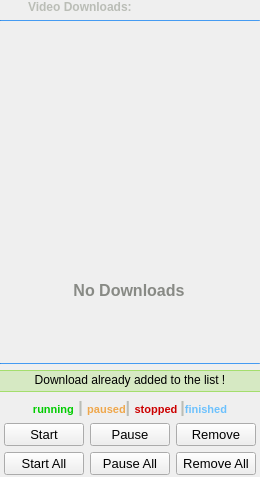
<?xml version="1.0" encoding="UTF-8"?>
<ui version="4.0">
 <class>Widget</class>
 <widget class="QWidget" name="Widget">
  <property name="geometry">
   <rect>
    <x>0</x>
    <y>0</y>
    <width>260</width>
    <height>477</height>
   </rect>
  </property>
  <property name="windowTitle">
   <string>Widget</string>
  </property>
  <property name="styleSheet">
   <string notr="true"/>
  </property>
  <layout class="QVBoxLayout" name="verticalLayout">
   <property name="leftMargin">
    <number>0</number>
   </property>
   <property name="topMargin">
    <number>0</number>
   </property>
   <property name="rightMargin">
    <number>0</number>
   </property>
   <property name="bottomMargin">
    <number>2</number>
   </property>
   <item>
    <layout class="QHBoxLayout" name="horizontalLayout">
     <property name="leftMargin">
      <number>4</number>
     </property>
     <property name="topMargin">
      <number>0</number>
     </property>
     <item>
      <widget class="QLabel" name="label">
       <property name="maximumSize">
        <size>
         <width>18</width>
         <height>18</height>
        </size>
       </property>
       <property name="text">
        <string/>
       </property>
       <property name="pixmap">
        <pixmap resource="icons.qrc">:/icons/sidebar/video.png</pixmap>
       </property>
       <property name="scaledContents">
        <bool>true</bool>
       </property>
      </widget>
     </item>
     <item>
      <widget class="QLabel" name="label_6">
       <property name="text">
        <string>&lt;html&gt;&lt;head/&gt;&lt;body&gt;&lt;p&gt;&lt;span style=&quot; font-weight:600; color:#babdb6;&quot;&gt;Video Downloads:&lt;/span&gt;&lt;/p&gt;&lt;/body&gt;&lt;/html&gt;</string>
       </property>
      </widget>
     </item>
    </layout>
   </item>
   <item>
    <widget class="Line" name="line">
     <property name="minimumSize">
      <size>
       <width>0</width>
       <height>1</height>
      </size>
     </property>
     <property name="maximumSize">
      <size>
       <width>16777215</width>
       <height>1</height>
      </size>
     </property>
     <property name="styleSheet">
      <string notr="true">
background-color: rgba(42,130,218,169);</string>
     </property>
     <property name="orientation">
      <enum>Qt::Horizontal</enum>
     </property>
    </widget>
   </item>
   <item>
    <layout class="QVBoxLayout" name="verticalLayout_2">
     <property name="leftMargin">
      <number>2</number>
     </property>
     <property name="topMargin">
      <number>0</number>
     </property>
     <property name="rightMargin">
      <number>4</number>
     </property>
     <property name="bottomMargin">
      <number>0</number>
     </property>
     <item>
      <widget class="QListWidget" name="downloadList">
       <property name="styleSheet">
        <string notr="true">QListWidget{
	background-color: transparent;
	border:none;
}

QScrollBar:vertical {
	   background-color: transparent;
	   border:none;
       width: 10px;
       margin: 22px 0 22px 0;
   }
   QScrollBar::handle:vertical {
       background: grey;
       min-height: 20px;
   }</string>
       </property>
       <property name="frameShape">
        <enum>QFrame::NoFrame</enum>
       </property>
       <property name="frameShadow">
        <enum>QFrame::Plain</enum>
       </property>
       <property name="horizontalScrollBarPolicy">
        <enum>Qt::ScrollBarAlwaysOff</enum>
       </property>
       <property name="editTriggers">
        <set>QAbstractItemView::NoEditTriggers</set>
       </property>
       <property name="showDropIndicator" stdset="0">
        <bool>false</bool>
       </property>
       <property name="dragDropMode">
        <enum>QAbstractItemView::NoDragDrop</enum>
       </property>
       <property name="defaultDropAction">
        <enum>Qt::IgnoreAction</enum>
       </property>
       <property name="verticalScrollMode">
        <enum>QAbstractItemView::ScrollPerPixel</enum>
       </property>
       <property name="horizontalScrollMode">
        <enum>QAbstractItemView::ScrollPerPixel</enum>
       </property>
       <property name="movement">
        <enum>QListView::Static</enum>
       </property>
       <property name="spacing">
        <number>3</number>
       </property>
       <property name="uniformItemSizes">
        <bool>true</bool>
       </property>
       <property name="selectionRectVisible">
        <bool>false</bool>
       </property>
      </widget>
     </item>
     <item>
      <widget class="QLabel" name="no_download_label">
       <property name="sizePolicy">
        <sizepolicy hsizetype="Expanding" vsizetype="Expanding">
         <horstretch>0</horstretch>
         <verstretch>0</verstretch>
        </sizepolicy>
       </property>
       <property name="text">
        <string>&lt;html&gt;&lt;head/&gt;&lt;body&gt;&lt;p align=&quot;center&quot;&gt;&lt;img src=&quot;:/icons/download_widget/empty.png&quot;/&gt;&lt;/p&gt;&lt;p align=&quot;center&quot;&gt;&lt;span style=&quot; font-size:12pt; font-weight:600; color:#888a85;&quot;&gt;No Downloads&lt;/span&gt;&lt;/p&gt;&lt;/body&gt;&lt;/html&gt;</string>
       </property>
       <property name="alignment">
        <set>Qt::AlignCenter</set>
       </property>
      </widget>
     </item>
    </layout>
   </item>
   <item>
    <widget class="Line" name="line_2">
     <property name="minimumSize">
      <size>
       <width>0</width>
       <height>1</height>
      </size>
     </property>
     <property name="maximumSize">
      <size>
       <width>16777215</width>
       <height>1</height>
      </size>
     </property>
     <property name="styleSheet">
      <string notr="true">
background-color: rgba(42,130,218,169);</string>
     </property>
     <property name="orientation">
      <enum>Qt::Horizontal</enum>
     </property>
    </widget>
   </item>
   <item>
    <widget class="QLabel" name="already_added">
     <property name="styleSheet">
      <string notr="true">background-color: rgba(115, 210, 22, 0.2);
border: 1px solid rgba(115, 210, 22,0.5);
border-left:0px;
border-right: 0px;
padding: 2px;
padding-bottom:4px;</string>
     </property>
     <property name="text">
      <string>&lt;html&gt;&lt;head/&gt;&lt;body&gt;&lt;p align=&quot;center&quot;&gt;Download already added to the list !&lt;/p&gt;&lt;/body&gt;&lt;/html&gt;</string>
     </property>
     <property name="alignment">
      <set>Qt::AlignCenter</set>
     </property>
    </widget>
   </item>
   <item>
    <widget class="QLabel" name="stats">
     <property name="text">
      <string>&lt;html&gt;&lt;head/&gt;&lt;body&gt;&lt;p&gt;&lt;span style=&quot; font-size:8pt; font-weight:600; color:#00cc00;&quot;&gt;running&lt;/span&gt;&lt;span style=&quot; font-size:12pt; font-weight:600; color:#babdb6;&quot;&gt; | &lt;/span&gt;&lt;span style=&quot; font-size:8pt; font-weight:600; color:#efa74b;&quot;&gt;paused&lt;/span&gt;&lt;span style=&quot; font-size:12pt; font-weight:600; color:#babdb6;&quot;&gt;| &lt;/span&gt;&lt;span style=&quot; font-size:8pt; font-weight:600; color:#cc0000;&quot;&gt;stopped &lt;/span&gt;&lt;span style=&quot; font-size:12pt; font-weight:600; color:#babdb6;&quot;&gt;|&lt;/span&gt;&lt;span style=&quot; font-size:8pt; font-weight:600; color:#266a83;&quot;/&gt;&lt;span style=&quot; font-size:8pt; font-weight:600; color:#6cc1fd;&quot;&gt;finished&lt;/span&gt;&lt;/p&gt;&lt;/body&gt;&lt;/html&gt;</string>
     </property>
     <property name="alignment">
      <set>Qt::AlignCenter</set>
     </property>
    </widget>
   </item>
   <item>
    <layout class="QGridLayout" name="gridLayout">
     <property name="leftMargin">
      <number>4</number>
     </property>
     <property name="topMargin">
      <number>0</number>
     </property>
     <property name="rightMargin">
      <number>4</number>
     </property>
     <property name="bottomMargin">
      <number>0</number>
     </property>
     <item row="2" column="0">
      <widget class="QPushButton" name="startSelected">
       <property name="font">
        <font>
         <pointsize>10</pointsize>
        </font>
       </property>
       <property name="text">
        <string>Start</string>
       </property>
      </widget>
     </item>
     <item row="3" column="2">
      <widget class="QPushButton" name="removeAll">
       <property name="font">
        <font>
         <pointsize>10</pointsize>
        </font>
       </property>
       <property name="text">
        <string>Remove All</string>
       </property>
      </widget>
     </item>
     <item row="2" column="2">
      <widget class="QPushButton" name="removeSelected">
       <property name="font">
        <font>
         <pointsize>10</pointsize>
        </font>
       </property>
       <property name="text">
        <string>Remove</string>
       </property>
      </widget>
     </item>
     <item row="2" column="1">
      <widget class="QPushButton" name="pauseSelected">
       <property name="font">
        <font>
         <pointsize>10</pointsize>
        </font>
       </property>
       <property name="text">
        <string>Pause</string>
       </property>
      </widget>
     </item>
     <item row="3" column="1">
      <widget class="QPushButton" name="pauseAll">
       <property name="font">
        <font>
         <pointsize>10</pointsize>
        </font>
       </property>
       <property name="text">
        <string>Pause All</string>
       </property>
      </widget>
     </item>
     <item row="3" column="0">
      <widget class="QPushButton" name="startAll">
       <property name="font">
        <font>
         <pointsize>10</pointsize>
        </font>
       </property>
       <property name="text">
        <string>Start All</string>
       </property>
      </widget>
     </item>
    </layout>
   </item>
  </layout>
 </widget>
 <layoutdefault spacing="6" margin="11"/>
 <resources>
  <include location="icons.qrc"/>
 </resources>
 <connections/>
</ui>
